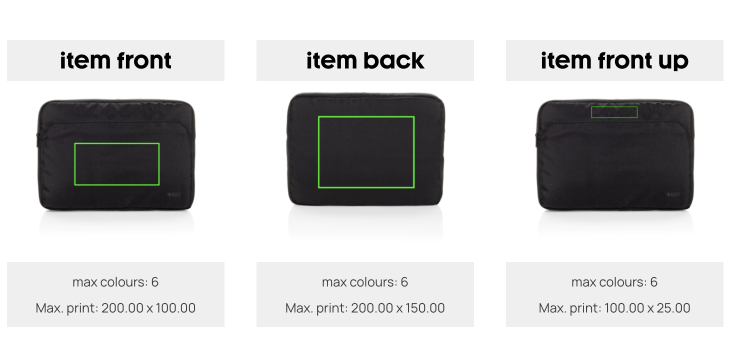
#> input picture propuestas/welcome-kit-grupo-xcape/fotos/image-1788788924802.png, 1492 x 686 px (shown at 1/2 size)
$ python -i preparar_fotos.py   (imports and definitions only)
#> lines starting #> are read from the running program, lines starting #| are printed output that depends on the picture; after the words box and inside, x2 and y2 are one past the last pixel; in counts of white or black regions, pixels touching at a corner belong together
#> further down, picture is the input picture: PIL image 1492x686 RGBA; mean R, G, B, A 202.7, 202.7, 202.7, 255
"""Mapea las fotos reales a los huecos del deck y las prepara sobre fondo oscuro."""
import glob, os, shutil
import numpy as np
from PIL import Image, ImageFilter

SRC = sorted(g for g in glob.glob('/home/user/universomerchan/propuestas/welcome-kit-grupo-xcape/fotos/*')
             if g.lower().endswith(('.png', '.jpg', '.jpeg', '.webp')))
OUT = '/tmp/fotos/'
# [3 lines not run here, left out]

BG = (10, 11, 13)        # fondo del deck
CANVAS = 1100

# índice 1-based de la lista -> destino en el deck
MAPA = {
    # ---- KLYRO (funda nailon acolchada, vertical) ----
    10: 'kl_front',      # frontal limpio
    11: 'kl_back',       # trasera acolchada en rombo
    8:  'kl_detail',     # detalle bolsillo con cables
    6:  'kl_zone',       # frontal con área de marcaje
    9:  'kl_laptop',     # con portátil dentro
    7:  'kl_life',       # ambiente
    # ---- SWISS PEAK (funda rPET, apaisada) ----
    5:  'sp_front',      # frontal
    4:  'sp_back',       # tres cuartos
    3:  'sp_detail',     # abierta con portátil
    # ---- LIBRETA A5 PU ----
    13: 'ar_front',   # nota: banda del producto para la lámina de bordado

    12: 'ar_open',
    14: 'ar_p_front',    # serigrafía portada
    15: 'ar_p_back',     # serigrafía contraportada
    16: 'ar_p_pad',      # tampografía portada
    # ---- TREZE ----
    25: 'tz_front',      # tres cuartos cerrado
    24: 'tz_detail',     # detalle placa metálica
    23: 'tz_open',       # esquina con hoja levantada, interior crema
    22: 'tz_back',       # detalle lomo y estrías
    21: 'tz_p_up',       # front upper 70x80
    20: 'tz_p_low',      # front lower 85x70
    19: 'tz_plate',      # front plate 45x25
    18: 'tz_p_back',     # back 120x80
    17: 'tz_p_pad',      # front pad 80x40
}
# #1 es una lámina con las 3 posiciones de Swiss Peak -> se recorta en tres
LAMINA_SP = 1


def recorta_fondo(im, umbral=142):
    """Quita el fondo claro conectado a los bordes. Devuelve RGBA."""
#> called with umbral = 142
    im = im.convert('RGB')
    a = np.asarray(im).astype(np.int16)
    h, w, _ = a.shape
#> h = 686; w = 1492
    esquinas = np.array([a[0, 0], a[0, w - 1], a[h - 1, 0], a[h - 1, w - 1]])
#> esquinas = [[255, 255, 255], [255, 255, 255], [255, 255, 255], [255, 255, 255]]
    bg = esquinas.mean(axis=0)
#> bg = [255, 255, 255]
    if bg.mean() < 150:          # el fondo no es claro: no recortamos
        return None
    lum = a.mean(axis=2)
    claro = lum >= umbral
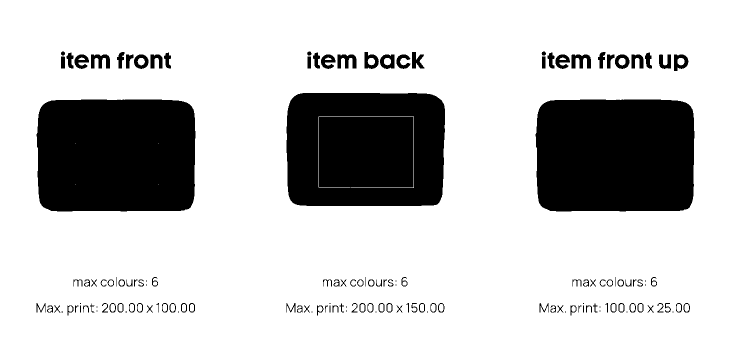
#> claro: shape (686, 1492) bool (shown at 1/2 size); 78% white; 147 black regions (27 under 20 px), largest, box (x1, y1, x2, y2) and area: (573, 186, 890, 412) 69115, (1071, 199, 1389, 423) 68887, (73, 199, 391, 423) 68883
    # flood fill desde los bordes (BFS por capas con dilatación booleana)
    alcanzable = np.zeros((h, w), bool)
    alcanzable[0, :] |= claro[0, :]; alcanzable[-1, :] |= claro[-1, :]
#> after `alcanzable[0, :] |= claro[0, :]`: alcanzable: shape (686, 1492) bool; 0.15% white in thin lines or dots, all inside (x1, y1, x2, y2) = (0, 0, 1492, 1)
    alcanzable[:, 0] |= claro[:, 0]; alcanzable[:, -1] |= claro[:, -1]
#> after `alcanzable[:, -1] |= claro[:, -1]`:
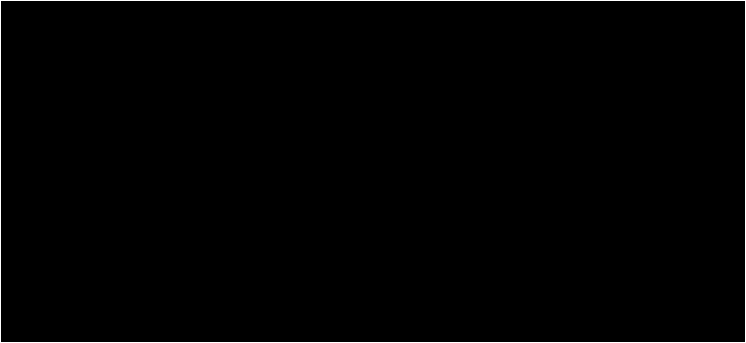
#> alcanzable: shape (686, 1492) bool (shown at 1/2 size); 0.43% white in thin lines or dots
    for _ in range(600):
        prev = alcanzable.sum()
        d = alcanzable.copy()
        d[1:, :] |= alcanzable[:-1, :]; d[:-1, :] |= alcanzable[1:, :]
        d[:, 1:] |= alcanzable[:, :-1]; d[:, :-1] |= alcanzable[:, 1:]
        alcanzable = d & claro
        if alcanzable.sum() == prev:
            break
#> this loop made 346 passes
#> prev on passes 1 to 3: 4352, 8696, 13032
#> pass 2, in recorta_fondo, `alcanzable = d & claro`:
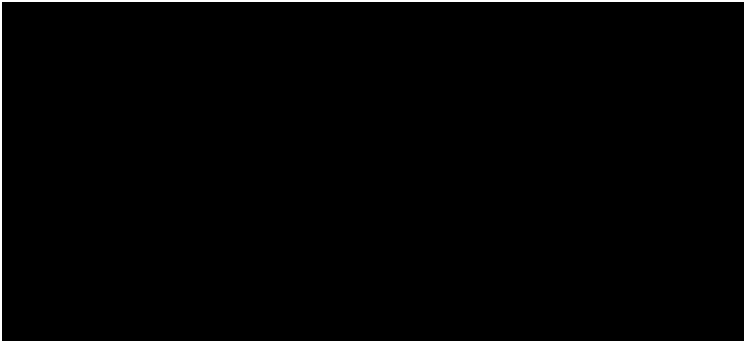
#> alcanzable: shape (686, 1492) bool (shown at 1/2 size); 1.3% white; 1 white region, box (x1, y1, x2, y2) and area: (0, 0, 1492, 686) 13032
#> after the loop:
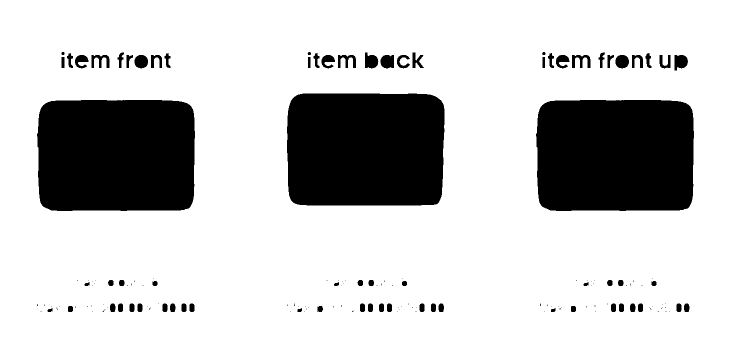
#> d: shape (686, 1492) bool (shown at 1/2 size); 78.6% white; 160 black regions (87 under 20 px), largest, box (x1, y1, x2, y2) and area: (574, 187, 889, 411) 68774, (74, 200, 390, 422) 67889, (1072, 200, 1388, 422) 67889
    alpha = np.where(alcanzable, 0, 255).astype(np.uint8)
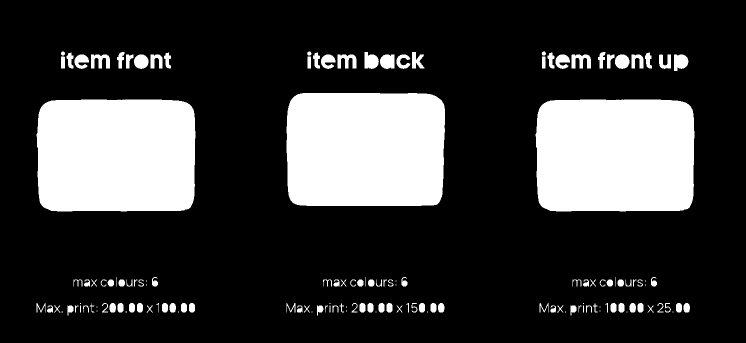
#> alpha: shape (686, 1492) (shown at 1/2 size); 22.5% white; 147 white regions (27 under 20 px), largest, box (x1, y1, x2, y2) and area: (573, 186, 890, 412) 69777, (73, 199, 391, 423) 68887, (1071, 199, 1389, 423) 68887
    out = im.convert('RGBA')
    m = Image.fromarray(alpha).filter(ImageFilter.GaussianBlur(0.7))
    out.putalpha(m)
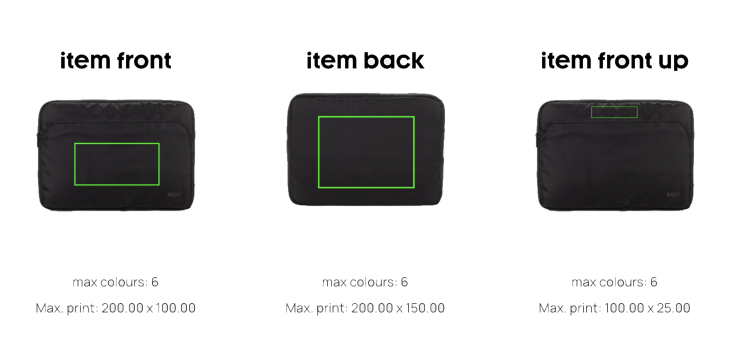
#> out: PIL image 1492x686 RGBA (shown at 1/2 size); mean R, G, B, A 202.7, 202.7, 202.7, 57.4; transparent parts drawn white
    bbox = out.getbbox()
#> bbox = (71, 101, 1391, 633)
    return out.crop(bbox) if bbox else out
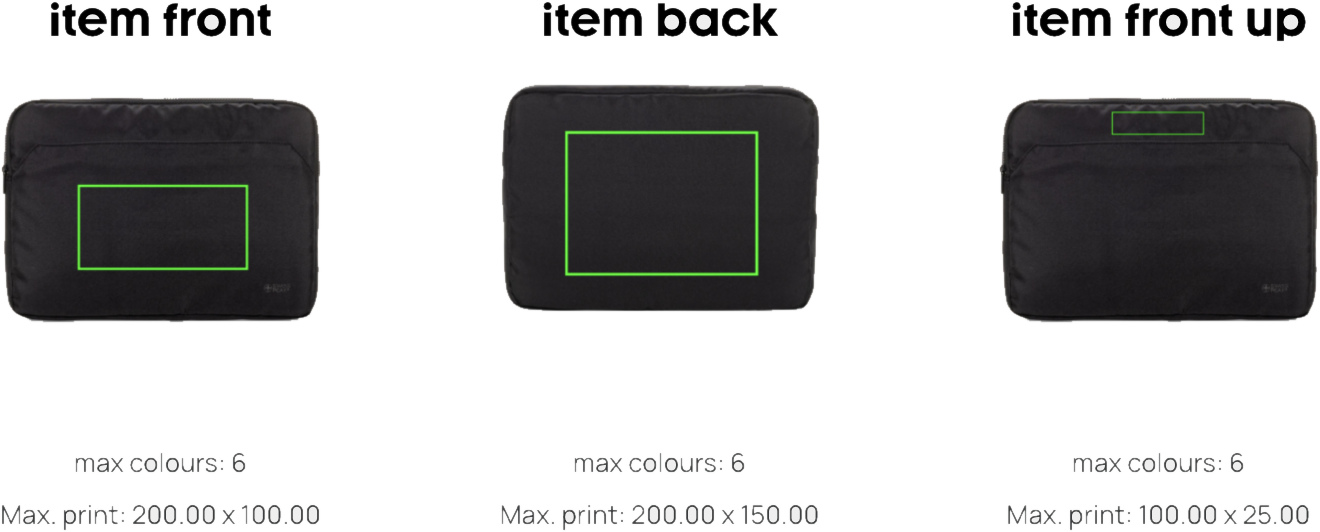
#> returned value: PIL image 1320x532 RGBA; mean R, G, B, A 180.4, 180.5, 180.4, 83.6; transparent parts drawn white


# [59 lines left out: functions recorta_al_producto, componer, not called in this run]


hechos = []
# [6 lines not run here, left out]
# [1 line that did not run here, left out]
# [6 lines not run here, left out]
# [1 line that did not run here, left out]
# [1 line that did not run here, left out]
# [16 lines not run here, left out]

>>> from PIL import Image
>>> picture = Image.open('fotos/image-1788788924802.png')
>>> result = recorta_fondo(picture)
